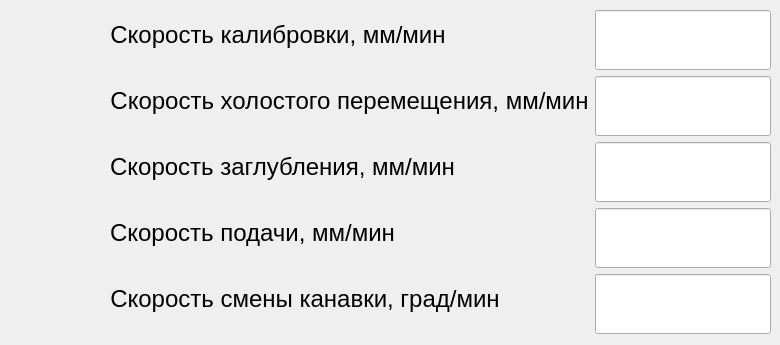
        <widget class="QWidget" name="pageJournal">
         <widget class="QWidget" name="layoutWidget">
          <property name="geometry">
           <rect>
            <x>110</x>
            <y>10</y>
            <width>661</width>
            <height>326</height>
           </rect>
          </property>
          <layout class="QFormLayout" name="formLayout">
           <item row="0" column="0">
            <widget class="QLabel" name="labelJournalPlaceholder_2">
             <property name="font">
              <font>
               <pointsize>18</pointsize>
              </font>
             </property>
             <property name="text">
              <string>Скорость калибровки, мм/мин</string>
             </property>
             <property name="alignment">
              <set>Qt::AlignmentFlag::AlignCenter</set>
             </property>
            </widget>
           </item>
           <item row="0" column="1">
            <widget class="NumericDisplay" name="segmensOfNumberDisplay_6">
             <property name="sizePolicy">
              <sizepolicy hsizetype="Preferred" vsizetype="Preferred">
               <horstretch>0</horstretch>
               <verstretch>0</verstretch>
              </sizepolicy>
             </property>
             <property name="minimumSize">
              <size>
               <width>120</width>
               <height>60</height>
              </size>
             </property>
             <property name="font">
              <font>
               <pointsize>22</pointsize>
               <bold>true</bold>
              </font>
             </property>
             <property name="mouseTracking">
              <bool>false</bool>
             </property>
             <property name="focusPolicy">
              <enum>Qt::FocusPolicy::NoFocus</enum>
             </property>
             <property name="contextMenuPolicy">
              <enum>Qt::ContextMenuPolicy::NoContextMenu</enum>
             </property>
             <property name="alignment">
              <set>Qt::AlignmentFlag::AlignCenter</set>
             </property>
             <property name="readOnly">
              <bool>false</bool>
             </property>
             <property name="readAddress" stdset="0">
              <string>D1116</string>
             </property>
             <property name="writeAddress" stdset="0">
              <string>D1116</string>
             </property>
             <property name="format" stdset="0">
              <string>Float</string>
             </property>
             <property name="fractional" stdset="0">
              <UInt>0</UInt>
             </property>
             <property name="minimum" stdset="0">
              <double>0.000000000000000</double>
             </property>
             <property name="maximum" stdset="0">
              <double>1000.000000000000000</double>
             </property>
            </widget>
           </item>
           <item row="1" column="0">
            <widget class="QLabel" name="labelJournalPlaceholder">
             <property name="font">
              <font>
               <pointsize>18</pointsize>
              </font>
             </property>
             <property name="text">
              <string>Скорость холостого перемещения, мм/мин</string>
             </property>
             <property name="alignment">
              <set>Qt::AlignmentFlag::AlignCenter</set>
             </property>
            </widget>
           </item>
           <item row="1" column="1">
            <widget class="NumericDisplay" name="segmensOfNumberDisplay_7">
             <property name="sizePolicy">
              <sizepolicy hsizetype="Preferred" vsizetype="Preferred">
               <horstretch>0</horstretch>
               <verstretch>0</verstretch>
              </sizepolicy>
             </property>
             <property name="minimumSize">
              <size>
               <width>120</width>
               <height>60</height>
              </size>
             </property>
             <property name="font">
              <font>
               <pointsize>22</pointsize>
               <bold>true</bold>
              </font>
             </property>
             <property name="mouseTracking">
              <bool>false</bool>
             </property>
             <property name="focusPolicy">
              <enum>Qt::FocusPolicy::NoFocus</enum>
             </property>
             <property name="contextMenuPolicy">
              <enum>Qt::ContextMenuPolicy::NoContextMenu</enum>
             </property>
             <property name="alignment">
              <set>Qt::AlignmentFlag::AlignCenter</set>
             </property>
             <property name="readOnly">
              <bool>false</bool>
             </property>
             <property name="readAddress" stdset="0">
              <string>D1122</string>
             </property>
             <property name="writeAddress" stdset="0">
              <string>D1122</string>
             </property>
             <property name="format" stdset="0">
              <string>Float</string>
             </property>
             <property name="fractional" stdset="0">
              <UInt>0</UInt>
             </property>
             <property name="minimum" stdset="0">
              <double>0.000000000000000</double>
             </property>
             <property name="maximum" stdset="0">
              <double>1000.000000000000000</double>
             </property>
            </widget>
           </item>
           <item row="2" column="0">
            <widget class="QLabel" name="labelJournalPlaceholder_3">
             <property name="font">
              <font>
               <pointsize>18</pointsize>
              </font>
             </property>
             <property name="text">
              <string>Скорость заглубления, мм/мин</string>
             </property>
             <property name="alignment">
              <set>Qt::AlignmentFlag::AlignCenter</set>
             </property>
            </widget>
           </item>
           <item row="2" column="1">
            <widget class="NumericDisplay" name="segmensOfNumberDisplay_8">
             <property name="sizePolicy">
              <sizepolicy hsizetype="Preferred" vsizetype="Preferred">
               <horstretch>0</horstretch>
               <verstretch>0</verstretch>
              </sizepolicy>
             </property>
             <property name="minimumSize">
              <size>
               <width>120</width>
               <height>60</height>
              </size>
             </property>
             <property name="font">
              <font>
               <pointsize>22</pointsize>
               <bold>true</bold>
              </font>
             </property>
             <property name="mouseTracking">
              <bool>false</bool>
             </property>
             <property name="focusPolicy">
              <enum>Qt::FocusPolicy::NoFocus</enum>
             </property>
             <property name="contextMenuPolicy">
              <enum>Qt::ContextMenuPolicy::NoContextMenu</enum>
             </property>
             <property name="alignment">
              <set>Qt::AlignmentFlag::AlignCenter</set>
             </property>
             <property name="readOnly">
              <bool>false</bool>
             </property>
             <property name="readAddress" stdset="0">
              <string>D1118</string>
             </property>
             <property name="writeAddress" stdset="0">
              <string>D1118</string>
             </property>
             <property name="format" stdset="0">
              <string>Float</string>
             </property>
             <property name="fractional" stdset="0">
              <UInt>0</UInt>
             </property>
             <property name="minimum" stdset="0">
              <double>0.000000000000000</double>
             </property>
             <property name="maximum" stdset="0">
              <double>1000.000000000000000</double>
             </property>
            </widget>
           </item>
           <item row="3" column="0">
            <widget class="QLabel" name="labelJournalPlaceholder_4">
             <property name="font">
              <font>
               <pointsize>18</pointsize>
              </font>
             </property>
             <property name="text">
              <string>Скорость подачи, мм/мин</string>
             </property>
             <property name="alignment">
              <set>Qt::AlignmentFlag::AlignCenter</set>
             </property>
            </widget>
           </item>
           <item row="3" column="1">
            <widget class="NumericDisplay" name="segmensOfNumberDisplay_9">
             <property name="sizePolicy">
              <sizepolicy hsizetype="Preferred" vsizetype="Preferred">
               <horstretch>0</horstretch>
               <verstretch>0</verstretch>
              </sizepolicy>
             </property>
             <property name="minimumSize">
              <size>
               <width>120</width>
               <height>60</height>
              </size>
             </property>
             <property name="font">
              <font>
               <pointsize>22</pointsize>
               <bold>true</bold>
              </font>
             </property>
             <property name="mouseTracking">
              <bool>false</bool>
             </property>
             <property name="focusPolicy">
              <enum>Qt::FocusPolicy::NoFocus</enum>
             </property>
             <property name="contextMenuPolicy">
              <enum>Qt::ContextMenuPolicy::NoContextMenu</enum>
             </property>
             <property name="alignment">
              <set>Qt::AlignmentFlag::AlignCenter</set>
             </property>
             <property name="readOnly">
              <bool>false</bool>
             </property>
             <property name="readAddress" stdset="0">
              <string>D1120</string>
             </property>
             <property name="writeAddress" stdset="0">
              <string>D1120</string>
             </property>
             <property name="format" stdset="0">
              <string>Float</string>
             </property>
             <property name="fractional" stdset="0">
              <UInt>0</UInt>
             </property>
             <property name="minimum" stdset="0">
              <double>0.000000000000000</double>
             </property>
             <property name="maximum" stdset="0">
              <double>1000.000000000000000</double>
             </property>
            </widget>
           </item>
           <item row="4" column="0">
            <widget class="QLabel" name="labelJournalPlaceholder_5">
             <property name="font">
              <font>
               <pointsize>18</pointsize>
              </font>
             </property>
             <property name="text">
              <string>Скорость смены канавки, град/мин</string>
             </property>
             <property name="alignment">
              <set>Qt::AlignmentFlag::AlignCenter</set>
             </property>
            </widget>
           </item>
           <item row="4" column="1">
            <widget class="NumericDisplay" name="segmensOfNumberDisplay_10">
             <property name="sizePolicy">
              <sizepolicy hsizetype="Preferred" vsizetype="Preferred">
               <horstretch>0</horstretch>
               <verstretch>0</verstretch>
              </sizepolicy>
             </property>
             <property name="minimumSize">
              <size>
               <width>120</width>
               <height>60</height>
              </size>
             </property>
             <property name="font">
              <font>
               <pointsize>22</pointsize>
               <bold>true</bold>
              </font>
             </property>
             <property name="mouseTracking">
              <bool>false</bool>
             </property>
             <property name="focusPolicy">
              <enum>Qt::FocusPolicy::NoFocus</enum>
             </property>
             <property name="contextMenuPolicy">
              <enum>Qt::ContextMenuPolicy::NoContextMenu</enum>
             </property>
             <property name="alignment">
              <set>Qt::AlignmentFlag::AlignCenter</set>
             </property>
             <property name="readOnly">
              <bool>false</bool>
             </property>
             <property name="readAddress" stdset="0">
              <string>D1124</string>
             </property>
             <property name="writeAddress" stdset="0">
              <string>D1124</string>
             </property>
             <property name="format" stdset="0">
              <string>Float</string>
             </property>
             <property name="fractional" stdset="0">
              <UInt>0</UInt>
             </property>
             <property name="minimum" stdset="0">
              <double>0.000000000000000</double>
             </property>
             <property name="maximum" stdset="0">
              <double>180.000000000000000</double>
             </property>
            </widget>
           </item>
          </layout>
         </widget>
        </widget>
